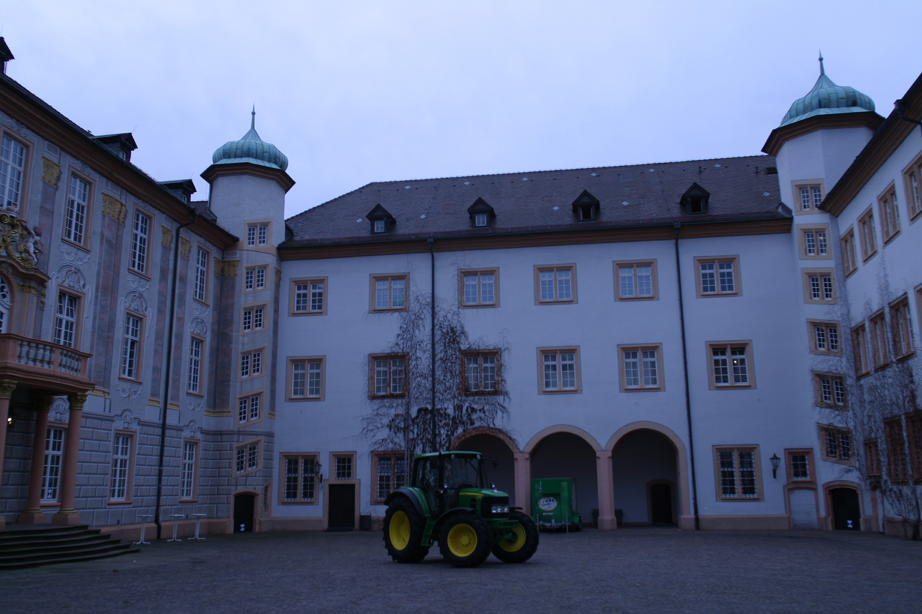
%> input picture week1/Data/0000_s.png, 922 x 614 px
$ octave test_3.m   (GNU Octave 9; MATLAB toolbox functions it lacks are replaced by stand-ins)
%> lines starting %> are read from the running program, lines starting %| are printed output that depends on the picture
### week1/apply_H.m
function J = apply_H(I, H, crop_to_fit)
    switch nargin
      case 2
          crop_to_fit = true;
      case 3
      otherwise
        error('Incorrect input parameters')
    end
    % compute the size of the resulting image after H is applied
    % by applying H to the 4 corners of I and geting height and
    % width from transformed corners
    SI = size(I);
    %C = [1 1 1; 1 SI(2) 1; SI(1) 1 1; SI(1) SI(2) 1];
    C = [1 1 1; 1 SI(1) 1; SI(2) 1 1; SI(2) SI(1) 1];
    C_H = (H * C')';
    C_H_x = C_H(:,2) ./ C_H(:,3);
    C_H_y = C_H(:,1) ./ C_H(:,3);
    min_x = floor(min(C_H_x));
    max_x = ceil(max(C_H_x));
    min_y = floor(min(C_H_y));
    max_y = ceil(max(C_H_y));
    if ~crop_to_fit
        cols = max([max_y,0]) - min([min_y,0])+1;
        rows = max([max_x,0]) - min([min_x,0])+1;
    else

        cols = max_y - min_y;
        rows = max_x - min_x;
    end

    % empty destination image
    J = zeros(rows, cols, 3);

    % prepare a matrix with all points in projective coords (i.e. each
    % row is [x y 1])
    [Y,X] = meshgrid(min_y:max_y, min_x:max_x);
    % TODO: correct placing of homography and apply t_x and t_y
    nx = max_x - min_x+1;
    ny = max_y - min_y+1;
    X = X(:);
    Y = Y(:);
    P = [ Y X repmat(1,nx*ny,1)];

    % apply inverse homography to all points and separate transformed
    % x and y coords for interp2
    E = H\P';
    E_x = E(1,:) ./ E(3,:);
    E_y = E(2,:) ./ E(3,:);

    % apply interp2 to each channel in original image
    ID = im2double(I);
    if ~crop_to_fit
        J(max(1,min_x):max(1,min_x)+nx-1,max(1,min_y):max(1,min_y)+ny-1,1) = im2uint8( reshape( interp2(ID(:,:,1), E_x, E_y), [nx,ny]) );
        J(max(1,min_x):max(1,min_x)+nx-1,max(1,min_y):max(1,min_y)+ny-1,2) = im2uint8( reshape( interp2(ID(:,:,2), E_x, E_y), [nx,ny]) );
        J(max(1,min_x):max(1,min_x)+nx-1,max(1,min_y):max(1,min_y)+ny-1,3) = im2uint8( reshape( interp2(ID(:,:,3), E_x, E_y), [nx,ny]) );
    else
        J(1:nx,1:ny,1) = im2uint8( reshape( interp2(ID(:,:,1), E_x, E_y), [nx,ny]) );
        J(1:nx,1:ny,2) = im2uint8( reshape( interp2(ID(:,:,2), E_x, E_y), [nx,ny]) );
        J(1:nx,1:ny,3) = im2uint8( reshape( interp2(ID(:,:,3), E_x, E_y), [nx,ny]) );
    end


end

### week1/create_line.m
function [line] = create_line(point1, point2)
  % Computes a line that passes through two points in homogeneous coordinates

  assert(size(point1,1) == 3 && size(point1,2) == 1, ...
      'point1 is not a 3-dim column vector')
  assert(size(point2,1) == 3 && size(point2,2) == 1, ...
      'point2 is not a 3-dim column vector')

  line = cross(point1,point2);

  % allow some tolerance because some numbers are not exactly zero but very low
  % instead
  tol = 1e-6;
  assert(dot(line,point1) < tol & dot(line,point2) < tol, ...
   'Bug: computed line is not perpendicular to given points')
end

### week1/test_3.m
close all;
clear;

% choose the image points
I=imread('Data/0000_s.png');
%> I is the input picture: size 614x922x3 uint8; mean R, G, B 89.5, 99.9, 130.2
A = load('Data/0000_s_info_lines.txt');

% crop the image to get only right facade
col_crop = 270;
[cols,rows] = size(I);
%> cols = 614; rows = 2766
I = I(:,col_crop:cols,:);
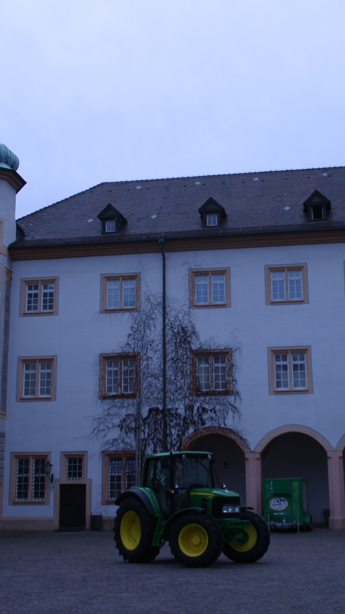
%> I: size 614x345x3 uint8; mean R, G, B 97.7, 108.9, 139.7

% indices of lines
i = 424;
p1 = [A(i,1)-col_crop A(i,2) 1]';
p2 = [A(i,3)-col_crop A(i,4) 1]';
i = 240;
p3 = [A(i,1)-col_crop A(i,2) 1]';
p4 = [A(i,3)-col_crop A(i,4) 1]';
i = 712;
p5 = [A(i,1)-col_crop A(i,2) 1]';
p6 = [A(i,3)-col_crop A(i,4) 1]';
i = 565;
p7 = [A(i,1)-col_crop A(i,2) 1]';
p8 = [A(i,3)-col_crop A(i,4) 1]';


% ToDo: compute the lines l1, l2, l3, l4, that pass through the different pairs of points
l1 = create_line(p1, p2); l1 = l1 / l1(3);
l2 = create_line(p3, p4); l2 = l2 / l2(3);
l3 = create_line(p5, p6); l3 = l3 / l3(3);
l4 = create_line(p7, p8); l4 = l4 / l4(3);

% show the chosen lines in the image
figure;imshow(I);
hold on;
t=1:0.1:1000;
plot(t, -(l1(1)*t + l1(3)) / l1(2), 'y');
plot(t, -(l2(1)*t + l2(3)) / l2(2), 'y');
plot(t, -(l3(1)*t + l3(3)) / l3(2), 'y');
plot(t, -(l4(1)*t + l4(3)) / l4(2), 'y');
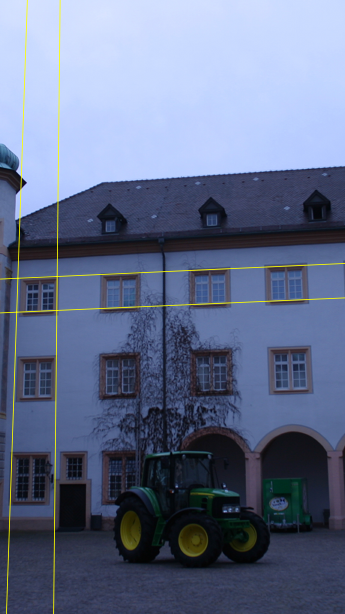
%> figure redrawn from the program's plot data

% ToDo: compute the homography that affinely rectifies the image
% compute vanishing points where lines cross at ininity
v1 = cross(l1, l2)
v2 = cross(l3, l4)

% compute line that passes through vanishing points: line at infinite
l_inf = cross(v1, v2);
l_inf = l_inf / l_inf(3)

% define H for affine rectification and apply to image
H = [1 0 0; 0 1 0; l_inf(1) l_inf(2) 1];
I2 = apply_H(I, H);
%> in apply_H, `J(1:nx,1:ny,1) = im2uint8( reshape( interp2(ID(:,:,1), E_x, E_y), [nx,..`:
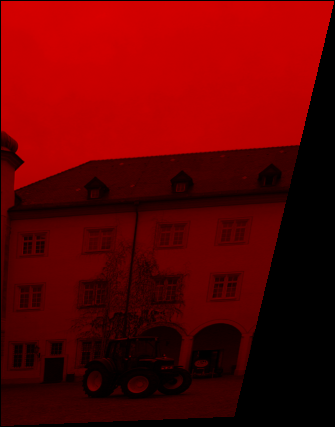
%> J: size 427x335x3 double; mean R, G, B 96.4, 0, 0
%> in apply_H, `J(1:nx,1:ny,2) = im2uint8( reshape( interp2(ID(:,:,2), E_x, E_y), [nx,..`:
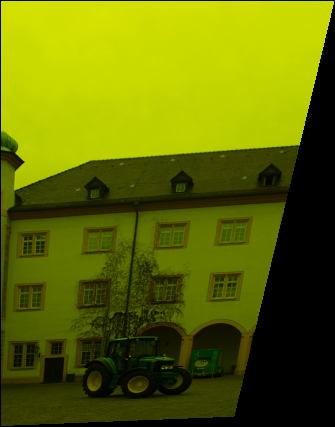
%> J: size 427x335x3 double; mean R, G, B 96.4, 106.7, 0
%> in apply_H, `J(1:nx,1:ny,3) = im2uint8( reshape( interp2(ID(:,:,3), E_x, E_y), [nx,..`:
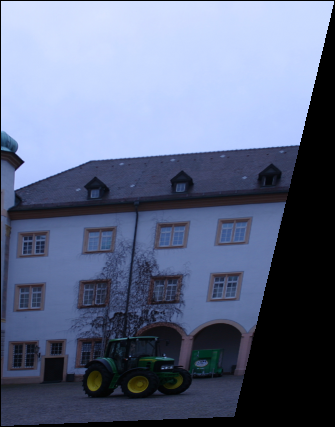
%> J: size 427x335x3 double; mean R, G, B 96.4, 106.7, 134.1
figure; imshow(uint8(I2));

% ToDo: compute the transformed lines lr1, lr2, lr3, lr4
% by using l' = H^(-T) * l
lr1 = H' \ l1; lr1 = lr1 / lr1(3);
lr2 = H' \ l2; lr2 = lr2 / lr2(3);
lr3 = H' \ l3; lr3 = lr3 / lr3(3);
lr4 = H' \ l4; lr4 = lr4 / lr4(3);

% show the transformed lines in the transformed image
figure;imshow(uint8(I2));
hold on;
t=1:0.1:1000;
plot(t, -(lr1(1)*t + lr1(3)) / lr1(2), 'y');
plot(t, -(lr2(1)*t + lr2(3)) / lr2(2), 'y');
plot(t, -(lr3(1)*t + lr3(3)) / lr3(2), 'y');
plot(t, -(lr4(1)*t + lr4(3)) / lr4(2), 'y');
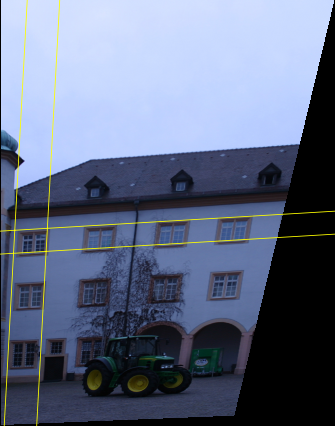
%> figure redrawn from the program's plot data

% ToDo: to evaluate the results, compute the angle between the different pair
% of lines before and after the image transformation

% calculate slopes of original lines
s1 = l1(1) / l1(2);
s2 = l2(1) / l2(2);
s3 = l3(1) / l3(2);
s4 = l4(1) / l4(2);
% calculate slope of rectified lines
sr1 = lr1(1) / lr1(2);
sr2 = lr2(1) / lr2(2);
sr3 = lr3(1) / lr3(2);
sr4 = lr4(1) / lr4(2);

% angles between "parallel" original lines
a12 = rad2deg( atan(s1) - atan(s2) ) % a12 = -4.4208
a34 = rad2deg( atan(s3) - atan(s4) ) % a34 = 0.1249
% angles of really parallel rectified lines
ar12 = rad2deg( atan(sr1) - atan(sr2) ) % ar12 = 0
ar34 = rad2deg( atan(sr3) - atan(sr4) ) % ar34 = 0


% Orthogonal pair of lines
l1 = lr1;
m1 = lr3;
%  Orthogonal pair of lines
l2 = lr2;
m2 = lr4;

 A = [l1(1)*m1(1),   l1(1)*m1(2)+l1(2)*m1(1),    l1(2)*m1(2);
      l2(1)*m2(1),   l2(1)*m2(2)+l2(2)*m2(1),    l2(2)*m2(2)];

% A = [l1(1)*m1(1),   l1(1)*m1(2)+l1(2)*m1(1),    l1(2)*m1(2)];

s = null(A);


S = [s(1,2),  s(2,2);
    s(2,2),   s(3,2)];

%> (the run ends here)
